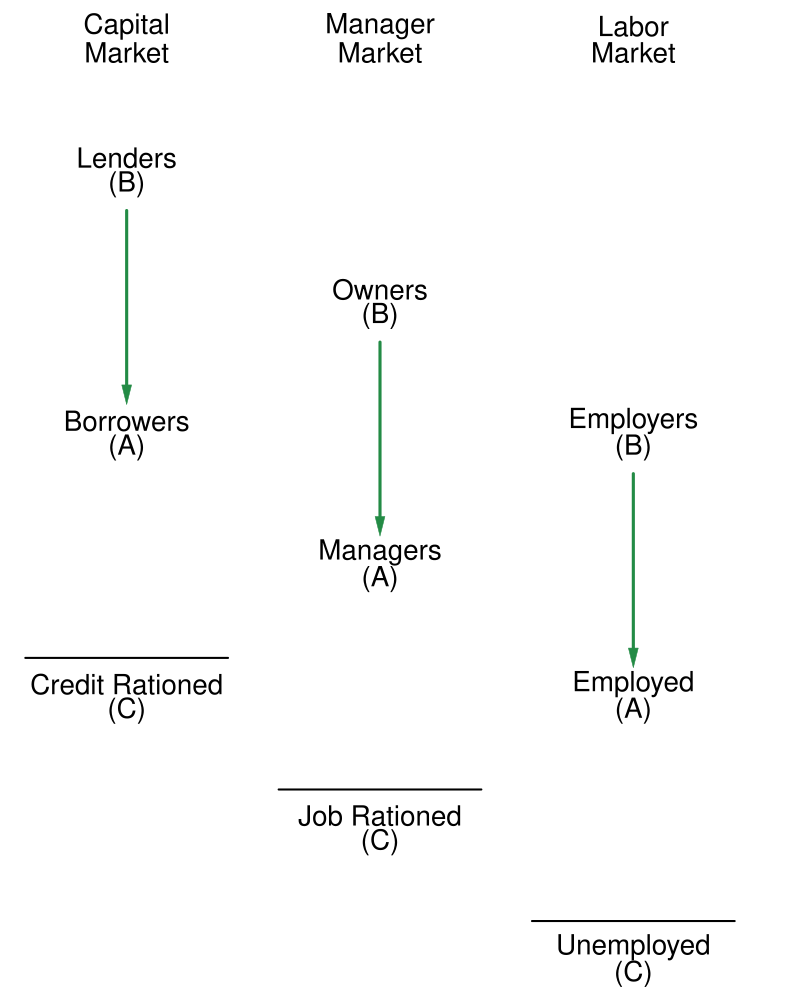

Recreate this plot in R.
#Graph Designer: Simon Halliday & Riley Boeth '17
#Authors: Bowles, Foley and Halliday
#Title: Coordination, Conflict and Competition: A Text in Microeconomics

library(shape)
library(plotrix)
pdf(file = "capitalism/economic_political_flipped.pdf", width = 8, height = 10)

#Set parameters for graphics
axislabelsize <- 1.5
labelsize <- 1.7
graphlinewidth <- 3
segmentlinewidth <- 2

COL <- c("#7fc97f", "#beaed4", "#fdc086", "#ffff99", "#386cb0", "#f0027f", "#bf5b17", "#666666")
COLA <- c("#e0f3db", "#99d8c9","#66c2a4","#41ae76", "#238b45", "#005824")
COLB <- c("#c6dbef", "#4eb3d3", "#2b8cbe", "#0868ac","#084081")
COLC <- c("#fcfbfd", "#efedf5", "#dadaeb", "#bcbddc", "#9e9ac8", "#807dba", "#6a51a3", "#54278f", "#3f007d")

#Edited the margins to cater for the larger LHS labels
par(mar =  c(0, 0, 0, 2))

#Indifference curves of a risk-averse homo economicus (2nd graph out of the two for 4.7)

#Add limits on axes and levels of utility for each indifference curve
ylims <- c(3, 41)
xlims <- c(0, 30)

npts <- 501 
x <- seq(xlims[1], xlims[2], length.out = npts)
y <- seq(ylims[1], ylims[2], length.out = npts) 

plot(0, 0, xlim = xlims, ylim = ylims, type = "n",
     xlab = expression(paste("")),
     ylab = expression(paste("")), 
     xaxt = "n", 
     yaxt = "n", 
     cex.lab = axislabelsize, 
     bty = "n", 
     xaxs="i", 
     yaxs="i"
)


text(5, 40, expression(paste("Capital")), xpd = TRUE, cex = labelsize)
text(5, 39, expression(paste("Market")), xpd = TRUE, cex = labelsize)

text(5, 35, expression(paste("Lenders")), xpd = TRUE, cex = labelsize)
text(5, 34, expression(paste("(B)")), xpd = TRUE, cex = labelsize)

text(5, 25, expression(paste("Borrowers")), xpd = TRUE, cex = labelsize)
text(5, 24, expression(paste("(A)")), xpd = TRUE, cex = labelsize)

text(5, 15, expression(paste("Credit Rationed")), xpd = TRUE, cex = labelsize)
text(5, 14, expression(paste("(C)")), xpd = TRUE, cex = labelsize)

segments(1, 16, 9, 16, lty = 1, col = "black" , lwd = 2)


text(15, 40, expression(paste("Manager")), xpd = TRUE, cex = labelsize)
text(15, 39,  expression(paste("Market")), xpd = TRUE, cex = labelsize)

text(15, 30, expression(paste("Owners")), xpd = TRUE, cex = labelsize)
text(15, 29, expression(paste("(B)")), xpd = TRUE, cex = labelsize)
 
text(15, 20, expression(paste("Managers")), xpd = TRUE, cex = labelsize)
text(15, 19, expression(paste("(A)")), xpd = TRUE, cex = labelsize)
 
text(15, 10, expression(paste("Job Rationed")), xpd = TRUE, cex = labelsize)
text(15, 9, expression(paste("(C)")), xpd = TRUE, cex = labelsize)

segments(11, 11, 19, 11, lty = 1, col = "black" , lwd = 2)



text(25, 40, expression(paste("Labor")), xpd = TRUE, cex = labelsize)
text(25, 39,expression(paste("Market")), xpd = TRUE, cex = labelsize)

text(25, 25, expression(paste("Employers")), xpd = TRUE, cex = labelsize)
text(25, 24, expression(paste("(B)")), xpd = TRUE, cex = labelsize)
 
text(25, 15, expression(paste("Employed")), xpd = TRUE, cex = labelsize)
text(25, 14, expression(paste("(A)")), xpd = TRUE, cex = labelsize)
 
text(25, 5, expression(paste("Unemployed")), xpd = TRUE, cex = labelsize)
text(25, 4, expression(paste("(C)")), xpd = TRUE, cex = labelsize)

segments(21, 6, 29, 6, lty = 1, col = "black" , lwd = 2)


#Arrow between levels
#Capital to Manager
#Arrows(15, 22.5, 15, 16.5,  col = COLB[5], lty = 1, lwd = 3, code = 2, arr.type = "triangle", arr.lwd = 0.5)
#Manager to Labor
#Arrows(20, 12.5, 20, 6.5,  col = COLB[5], lty = 1, lwd = 3, code = 2, arr.type = "triangle", arr.lwd = 0.5)

#Arrow within levels
#Lender to Borrower
Arrows(5, 33, 5, 26,  col = COLA[5], lty = 1, lwd = 3, code = 2, arr.type = "triangle", arr.lwd = 0.5)
#Manager to Labor
Arrows(15, 28, 15, 21,  col = COLA[5], lty = 1, lwd = 3, code = 2, arr.type = "triangle", arr.lwd = 0.5)
#Employer to Employee
Arrows(25, 23, 25, 16,  col = COLA[5], lty = 1, lwd = 3, code = 2, arr.type = "triangle", arr.lwd = 0.5)

dev.off()
